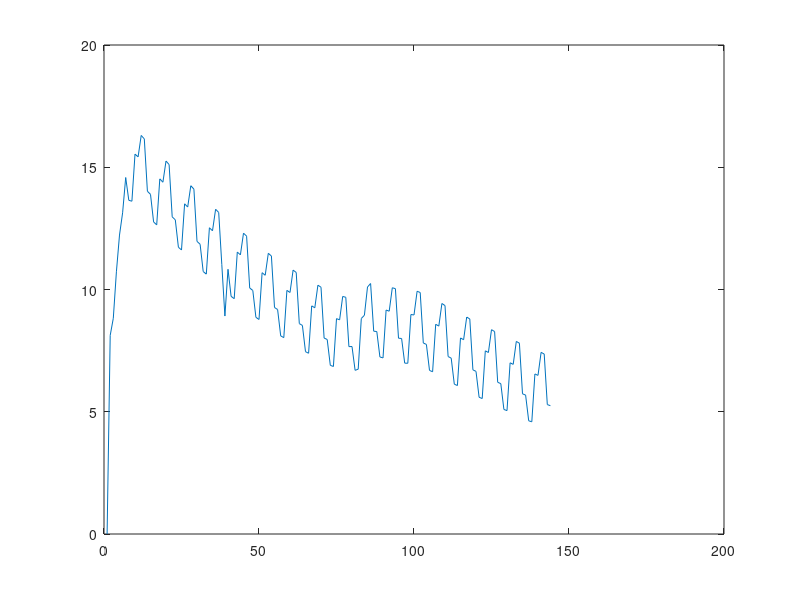

Source code (MATLAB):
clear all
clc


%Se toman las transformadas
file = csvread("dataEMGtargetnum.csv");

FFT1 = file(:,1);
FFT2 = file(:,2);
FFT3 = file(:,3);
FFT4 = file(:,4);
FFT5 = file(:,5);
FFT6 = file(:,6);
FFT7 = file(:,7);
target = file(:,8);

[r p] = size(file);

suma1 = 0;
suma = 0;

%Parametros de ajuste de los pesos
alfa1 = 0.0000125;
alfa2 = 0.0001;
alfa3 = 0.000008;
alfa = 0.3;
%% Estructurade la red

N1 = 21; %Capa de entrada
N2 = 52; %Primer capa oculta
N3 = 24; %Segunda capa oculta
N4 = 1;  %Capa de salida

%Pesos
%W1 tiene el tamano de N1 multiplicado por N2
W1 = randn(N1, N2);
%W2 tiene el tamano de N2 multiplicado por N3
W2 = randn(N2, N3);
%W3 tiene el tamano de N3 multiplicado por N4
W3 = randn(N3, N4);

m4 = 3;

Se = [];

Se(1) = 0;

grad1 = zeros(N1, 1);
grad2 = zeros(N2, 1);
grad3 = zeros(N3, 1);

% Parametros de la funcion sigmoide, tienen que ser el numero de entradas

% Para la funcion sigmoide 1
a1 = ones(N1, 1);
b1 = 0.1*ones(N1, 1);
c1 = ones(N1, 1);
d1 = ones(N1, 1);

% Para la funcion sigmoide 2
a2 = ones(N2, 1);
b2 = 0.1*ones(N2, 1);
c2 = ones(N2, 1);
d2 = ones(N2, 1);

% Para la funcion sigmoide 3
a3 = ones(N3, 1);
b3 = 0.1*ones(N3, 1);
c3 = ones(N3, 1);
d3 = ones(N3, 1);

%Dentro de este ciclo for se realiza el movimiento de la ventana para ir
%asignando los valores a cada una de las entradas, de manera que podamos
%recorrernos a traves de todo el documento de los datos adquiridos
for n = 2:1:length(file)-2
    
    
    %Asignamos los valores de las transformadas de fourier a nuestras
    %entradas
    u1 = [FFT1(n,1),FFT2(n,1),FFT3(n,1),FFT4(n,1),FFT5(n,1),FFT6(n,1),FFT7(n,1)];
    u2 = [FFT1(n + 1,1),FFT2(n + 1,1),FFT3(n + 1,1),FFT4(n + 1,1),FFT5(n + 1,1),FFT6(n + 1,1),FFT7(n + 1,1)];
    u3 = [FFT1(n + 2,1),FFT2(n + 2,1),FFT3(n + 2,1),FFT4(n + 2,1),FFT5(n + 2,1),FFT6(n + 2,1),FFT7(n + 2,1)];
    
    %Vector para la primera capa de tamano 21
    uA = [u1 u2 u3];
    
    %Funcion de activavion exponencial de forma a / (1 + exp (-c * (x - b))) + d
    %Primera capa
    for i1 = 1:N1
    
        Sig1(i1,1) = (a1(i1) / (1 + exp(-c1(i1) * (uA(i1) - b1(i1))))) + d1(i1);   
        
        dSig1(i1,1)= (a1(i1) / (1 + exp(-c1(i1) * (uA(i1) - b1(i1))))) * ((c1(i1)*exp(-c1(i1) * (uA(i1) - b1(i1)) )) / (1 + exp(-c1(i1) * (uA(i1) - b1(i1)) )) );   
    
    end

    %Vector para la segunda capa de tamano 52
    %Se realiza una transposicion de los datos de W1 para poder multiplicar y
    %que nos quede solamente la N de la siguiente capa
    uB = W1' * Sig1;

    %Segunda capa
    for i2 = 1:N2
    
        Sig2(i2,1) = (a2(i2) / (1 + exp(-c2(i2) * (uB(i2) - b2(i2))))) + d2(i2);   
        
        dSig2(i2,1)= (a2(i2) / (1 + exp(-c2(i2) * (uB(i2) - b2(i2))))) * ((c2(i2)*exp(-c2(i2) * (uB(i2) - b2(i2)) )) / (1 + exp(-c2(i2) * (uB(i2) - b2(i2)) )) );   
    
    end

    %Vector para la tercera capa de tamano 24
    uC = W2' *  Sig2;

    %Tercera capa
    for i3 = 1:N3
    
        Sig3(i3,1) = (a3(i3) / (1 + exp(-c3(i3) * (uC(i3) - b3(i3))))) + d3(i3);   
        
        dSig3(i3,1)= (a3(i3) / (1 + exp(-c3(i3) * (uB(i3) - b3(i3))))) * ((c3(i3)*exp(-c3(i3) * (uC(i3) - b3(i3)) )) / (1 + exp(-c3(i3) * (uC(i3) - b3(i3)) )) );   
    
    end

    %Cuarta capa
    %se transpone n de manera que se multiplique (nx1) x (1xn) = n
    Mov_NN(n) = m4 * (W3' * Sig3);

    %% backpropagation

    e(n) = target(n) - Mov_NN(n);
    
    figure(1)
    plot(e)
    pause(0.1)
    Se = Se + 0.5 * e(n)^2;

    grad3 =  (-2 * (e(n) * m4 * Sig3));
    
    grad2 =  ( -2 * (e(n) * Mov_NN(n) * Sig2 * W3' * diag(dSig3)));

    grad1 =  (-2 * (e(n) * Mov_NN(n) * Sig1 * (W3' * diag(dSig3)) * (W2'*diag(dSig2) )));
  
    

    W3 = W3 - alfa3 * grad3;
    W2 = W2 - alfa2 * grad2;
    W1 = W1 - alfa1 * grad1;
end

%     % Para calcular sumatoria para W1
%     for n1 = 1:length(entradas)
%         sumaW1 = (y1ast - vaux2.*(W1 .* vaux1.*(entradas(n1)))) .* (vaux2.*(W1 .* vaux1.*(entradas(n1)))) .* (vaux1.*(entradas(n1)))
%         suma = suma + sumaW1;
%     end
%     % Regresa la suma de 3 vectores auxiliares que se dan por las entradas u
%     
%     % Para calcular el peso
%     W1 = W1 - (alfa1 * (-2) .* suma);
%     %Regresa un solo vector del tamanio del vector auxiliar
%     
%     % Para calcular sumatoria para W2
%     for n2 = 1:length(entradas)
%         sumaW2 = (y1ast - vaux3 .* (W2 .* vaux2.*(W1 .* vaux1(entradas(n2))))) .* ...
%             (vaux3 .*(W2 .* vaux2 .* (W1 .* vaux1(entradas(n2))))) .* ...
%             (vaux2 .* (W1 .* vaux1 .*(entradas(n2))))
%         suma2 = suma2 + sumaW2;
%     end
%     % Regresa la suma de 3 vectores auxiliares que se dan por las entradas u
%     
%     % Para calcular el peso
%     W2 = W2 - (alfa2 * (-2) .* suma2);
%     %Regresa un solo vector del tamanio del vector auxiliar
%     
%     % Para calcular sumatoria para W3
%     for n3 = 1:length(entradas)
%         sumaW3 = (y1ast - vaux4 .* (W3 .* vaux3.*(W2 .* vaux2 .* (W1 .* vaux1 .* (entradas(n3))))) .* ...
%             (vaux4 .*(W3 .* vaux3 .* (W2 .* vaux2 .* (W1 .* vaux1 .* (entradas(n3)))))) .* ...
%             (vaux3 .* (W2 .* vaux2 .* (W1 .* vaux1 .* (entradas(n3))))))
%         suma3 = suma3 + sumaW3;
%     end
%     % Regresa la suma de 3 vectores auxiliares que se dan por las entradas u
%     
%     % Para calcular el peso
%     W3 = W3 - (alfa3 * (-2) .* suma3);

%Regresa un solo vector del tamanio del vector auxiliar

% W1 = W1 - (alfa1 * (-2) 
% * sum(y1ast - v2[0](W1 * v1[0](u1))) * 
% (v2[0](W1 * v1[0](u1))) * (v1[0](u1)));
% 
% W2 = W2 - (alfa2 * (-2) 
% * sum(y1ast - v3[0](W2 * v2[0](W1 * v1(u1)))) * 
% (v3[0](W2 * v2[0](W1 * v1(u1)))) * (v2[0](W1 * v1(u1))));
% 
% W3 = W3 - (alfa3 * (-2) 
% * sum(y1ast - v4[0](W3 * v3[0](W2 * v2(W1 * v1(u1))))) * 
% (v4[0](W3 * v3[0](W2 * v2(W1 * v1(u1))))) * 
% (v3[0](W2 * v2(W1 * v1(u1)))));